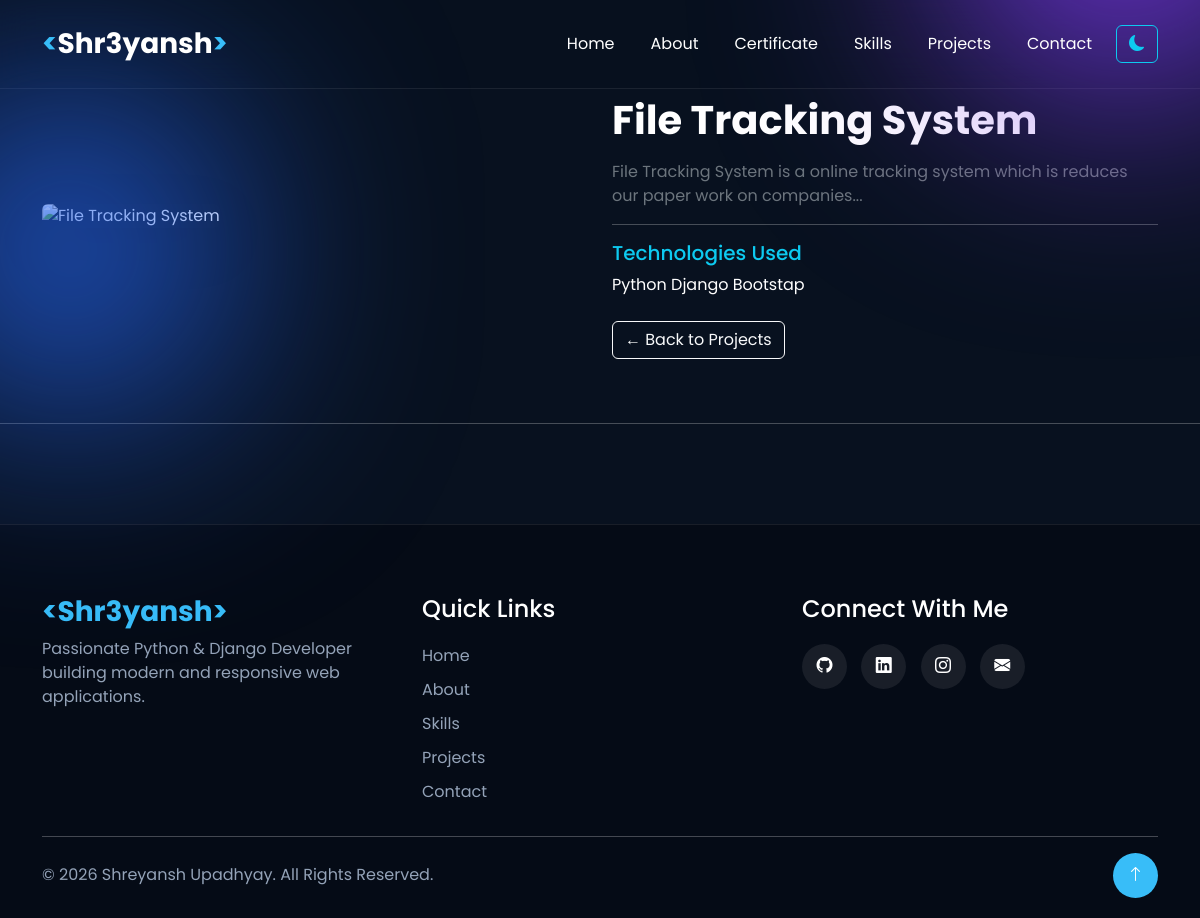
/project/1/, run on the app's committed database.
### myapp/models.py (models this page shows, shortened)
class Project(models.Model):
    title = models.CharField(max_length=100)
    description = models.TextField()
    image = models.ImageField(upload_to="projects/")
    github_link = models.URLField(blank=True)
    live_demo = models.URLField(blank=True)
    technologies = models.CharField(
        max_length=200,
        help_text="Example: Python, Django, Bootstrap"
    )
    created_at = models.DateTimeField(auto_now_add=True)
    is_active = models.BooleanField(default=True)

### myapp/views.py (the view)
# urls.py: path("project/<int:id>/", views.project_detail, name="project_detail"),
def project_detail(request, id):
    project = get_object_or_404(Project, id=id)
    return render(request,"project_detail.html",{"project": project})

### myapp/templates/project_detail.html (shortened to what this page needs)
{% extends 'base.html' %}
{% load static %}
{% block content %}
<section class="py-5 mt-5">
    <div class="container">
        <div class="row align-items-center">
            <div class="col-lg-6 mb-4">
            </div>
            <div class="col-lg-6">
                <h1 class="fw-bold mb-3">
                    {{ project.title }}
                </h1>
                <p class="text-secondary">
                    {{ project.description }}
                </p>
                <hr>
                <h5 class="text-info">
                    Technologies Used
                </h5>
                <p>
                    {{ project.technologies }}
                </p>
                <div class="mt-4">
                    <a href="{% url 'project' %}" class="btn btn-outline-light">
                        ← Back to Projects
                    </a>
                </div>
            </div>
        </div>
    </div>
</section>
{% endblock %}

### myapp/static/css/style.css (style rules this page uses)
* { margin: 0; padding: 0; box-sizing: border-box; font-family: 'Poppins', sans-serif; }
body { background: #08111f; color: white; overflow-x: hidden; }

### data on the page
Project: title "File Tracking System", description "File Tracking System is a online tracking system which is reduces our paper work on companies...", technologies "Python Django Bootstap"
